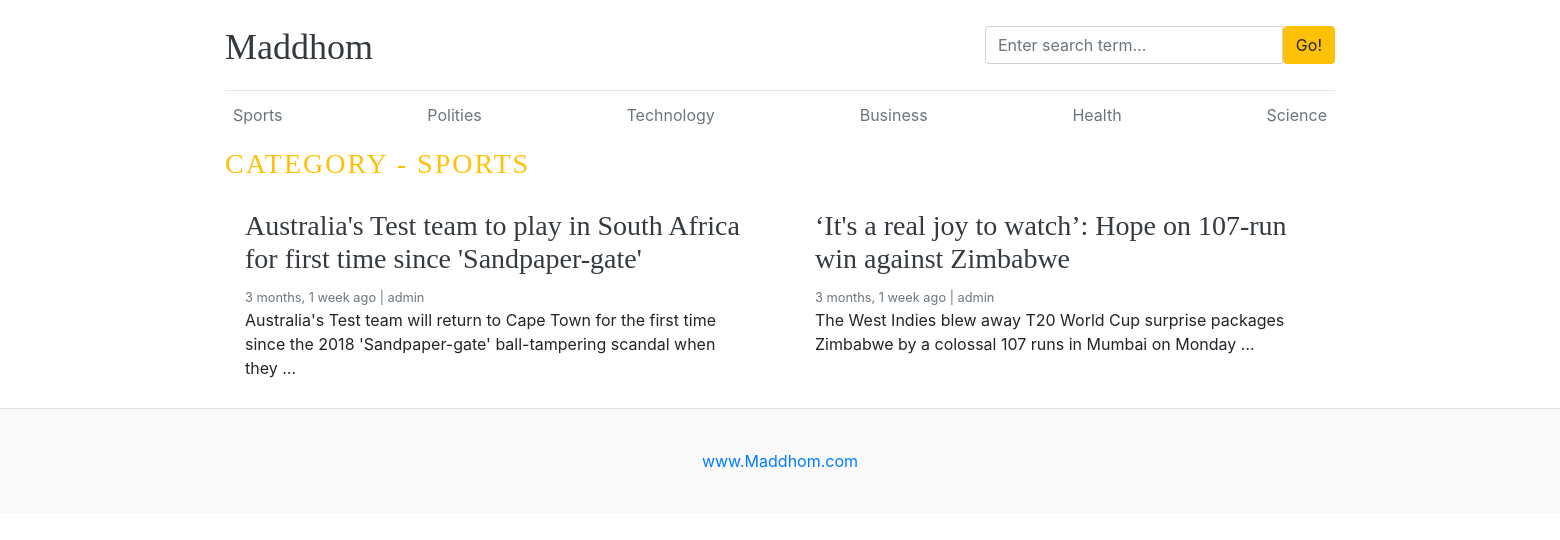
Page /category/1/ on the committed database.
### blogs/models.py (models this page shows, shortened)
class Category(models.Model):
    category_name = models.CharField(max_length=50, unique=True)
    created_at = models.DateTimeField(auto_now_add=True)
    updated_at = models.DateTimeField(auto_now=True)
    class Meta:
        verbose_name_plural = 'categories'
    def __str__(self) -> str:
        return self.category_name

class Blog(models.Model):
    title = models.CharField(max_length=100)
    slug = models.SlugField(max_length=150, unique=True, blank=True)
    category = models.ForeignKey(Category, on_delete=models.CASCADE)
    author = models.ForeignKey(User, on_delete=models.CASCADE)
    featured_image = models.ImageField(upload_to='uploads/%Y/%m/%d')
    short_description = models.CharField(max_length=500)
    blog_body = models.TextField(max_length=2000)
    status = models.CharField(max_length=20,choices=STATUS_CHOICES, default='Draft')
    is_featured = models.BooleanField(default=False)
    created_at = models.DateTimeField(auto_now_add=True)
    updated_at = models.DateTimeField(auto_now=True)

### blogs/views.py (the view)
# urls.py: path('<int:category_id>/', views.posts_by_category, name='posts_by_category'),
def posts_by_category(request, category_id):
    posts = Blog.objects.filter(status='Published', category_id = category_id)
    category = get_object_or_404(Category, pk=category_id)
    context = {
        'posts': posts,
        'category': category,
    }
    return render(request, 'posts_by_category.html', context)

### blogs/context_processors.py (called while the page is built)
def get_categories(request):
    categories = Category.objects.all()
    return dict(categories=categories)

def get_social_links(request):
    social_links = SocialLink.objects.all()
    return dict(social_links=social_links)

### templates/posts_by_category.html
{% extends 'base.html' %}
{% block content %}
<h3 class="text-uppercase text-warning" style="letter-spacing: 2px;">Category - {{ category }}</h3>
<div class="row mb-2">
    {% if posts %}
    {% for post in posts %}
    <div class="col-md-6">
        <div class="card border-0">
            <div class="card-body">
                <h3><a href="{% url 'blogs' post.slug %}" class="text-dark">{{ post.title }}</a></h3>
                <small class="mb-1 text-muted">{{ post.created_at | timesince }} ago | {{ post.author }}</small>
                <p class="card-text">{{ post.short_description | truncatewords:20 }}</p>
            </div>
        </div>
    </div>
    {% endfor %}
    {% else %}
    <p>No post found</p>
    {% endif %}
</div>
{% endblock %}

### templates/base.html (shortened to what this page needs)
{% load static %}
<!DOCTYPE html>
<html lang="en">
<head>
    <link href="https://getbootstrap.com/docs/4.0/dist/css/bootstrap.min.css" rel="stylesheet">
    <link rel="stylesheet" href="https://cdnjs.cloudflare.com/ajax/libs/font-awesome/4.7.0/css/font-awesome.min.css">
    <link href="{% static 'css/blog.css' %}" rel="stylesheet">
</head>
<body>
    <div class="container">
        <header class="blog-header py-3">
            <div class="row flex-nowrap justify-content-between align-items-center">
                <div class="col-8 pt-1">
                    <a class="blog-header-logo text-dark" href="/">Maddhom</a>
                </div>
                <div class="col-4">
                    <form action="{% url 'search' %}" method="GET">
                        <div class="input-group">
                            <input class="form-control" name="keyword" value="{{keyword}}" type="text"
                                placeholder="Enter search term..." aria-label="Enter search term..."
                                aria-describedby="button-search" />
                            <button class="btn btn-warning" type="submit" id="button-search" type="button">Go!</button>
                        </div>
                    </form>
                </div>
                <div class="col-4 d-flex justify-content-end align-items-center">
                </div>
            </div>
        </header>
        <div class="nav-scroller py-1 mb-2">
            <nav class="nav d-flex justify-content-between">
                {% for cat in categories %}
                <a class="p-2 text-muted" href="{% url 'posts_by_category' cat.id %}">{{ cat.category_name }}</a>
                {% endfor %}
            </nav>
        </div>
        {% block content %}
        {% endblock %}
    </div>
    <footer class="blog-footer">
        <p><a href="#">www.Maddhom.com</a></p>
    </footer>
</body>
</html>

### static/css/blog.css (style rules this page uses)
.blog-header { border-bottom: 1px solid #e5e5e5; }
.blog-header-logo { font-family: "Playfair Display", Georgia, "Times New Roman", serif; font-size: 2.25rem; }
h1, h2, h3, h4, h5, h6 { font-family: "Playfair Display", Georgia, "Times New Roman", serif; }
.blog-footer { padding: 2.5rem 0; color: #727272; text-align: center; background-color: #f9f9f9; border-top: .05rem solid #e5e5e5; }
.blog-footer p:last-child { margin-bottom: 0; }

### rows in the picture
Category: category_name "Sports", category_name "SPORTS"
Category: category_name "Polities"
Category: category_name "Technology"
Category: category_name "Business"
Category: category_name "Health"
Category: category_name "Science"
Blog: title "Australia's Test team to play in South Africa for first time since 'Sandpaper-gate'", created_at "3 months, 1 week", author "admin", short_description "Australia's Test team will return to Cape Town for the first time since the 2018 'Sandpaper-gate' ball-tampering scandal when they …"
Blog: title "‘It's a real joy to watch’: Hope on 107-run win against Zimbabwe", created_at "3 months, 1 week", author "admin", short_description "The West Indies blew away T20 World Cup surprise packages Zimbabwe by a colossal 107 runs in Mumbai on Monday …"
